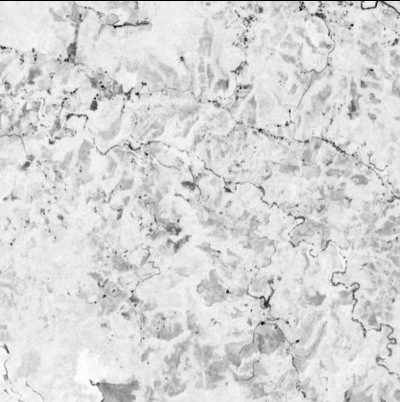
#> input picture Mapa_NDVI_Samanga_2026.tif, 400 x 402 px
$ python analyze_ndvi.py
#> lines starting #> are read from the running program, lines starting #| are printed output that depends on the picture
import numpy as np
from PIL import Image
import os

def analyze_ndvi(filepath):
#> called with filepath = 'Mapa_NDVI_Samanga_2026.tif'
    if not os.path.exists(filepath):
        print(f"File not found: {filepath}")
        return

    # Open image
    img = Image.open(filepath)
#> img is the input picture: PIL image 400x402 F; 0.25% of the values are NaN or infinite; the others: min 0.0491, max 0.955, mean 0.817
    data = np.array(img)

    # Basic info
    print(f"--- NDVI Analysis: {os.path.basename(filepath)} ---")
    print(f"Shape: {data.shape}")
#| Shape: (402, 400)
    print(f"Data Type: {data.dtype}")
#| Data Type: float32

    # Filter out nodata and NaNs
    # GEE exports often use specific nodata or NaNs for clouds/mask
    valid_data = data[~np.isnan(data)]
    valid_data = valid_data[valid_data != 0]

    if valid_data.size == 0:
        print("No valid data found in the image.")
        return

    min_val = np.nanmin(valid_data)
#> min_val = 0.0491
    max_val = np.nanmax(valid_data)
#> max_val = 0.955
    mean_val = np.nanmean(valid_data)
#> mean_val = 0.817
    std_val = np.nanstd(valid_data)
#> std_val = 0.0847

    print(f"Min: {min_val:.4f}")
#| Min: 0.0491
    print(f"Max: {max_val:.4f}")
#| Max: 0.9554
    print(f"Mean: {mean_val:.4f}")
#| Mean: 0.8174
    print(f"Std Dev: {std_val:.4f}")
#| Std Dev: 0.0847

    # Histogram/Classes
    # NDVI Categories:
    # < 0: Water/Snow
    # 0 - 0.2: Soil/Rocks
    # 0.2 - 0.5: Sparse vegetation
    # > 0.5: Dense vegetation/Forest

    water = np.sum(valid_data < 0) / valid_data.size * 100
#> water = 0
    soil = np.sum((valid_data >= 0) & (valid_data < 0.2)) / valid_data.size * 100
#> soil = 0.0175
    sparse = np.sum((valid_data >= 0.2) & (valid_data < 0.5)) / valid_data.size * 100
#> sparse = 0.963
    dense = np.sum(valid_data >= 0.5) / valid_data.size * 100
#> dense = 99.02

    print("\n--- Land Cover Estimation (NDVI based) ---")
    print(f"Water/Clouds/Shadows (<0): {water:.2f}%")
#| Water/Clouds/Shadows (<0): 0.00%
    print(f"Bare Soil/Urban (0 - 0.2): {soil:.2f}%")
#| Bare Soil/Urban (0 - 0.2): 0.02%
    print(f"Sparse Vegetation (0.2 - 0.5): {sparse:.2f}%")
#| Sparse Vegetation (0.2 - 0.5): 0.96%
    print(f"Dense Vegetation/Forest (>0.5): {dense:.2f}%")
#| Dense Vegetation/Forest (>0.5): 99.02%

    # Save a preview as PNG for the walkthrough
    # Normalize data for visualization (0-255)
    # Handle NaNs for visualization: replace with -1 (bottom of range)
    viz_data = np.nan_to_num(data, nan=-1.0)
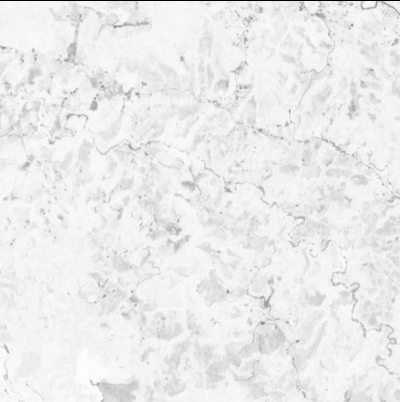
#> viz_data: shape (402, 400) float32; min -1, max 0.955, mean 0.813; drawn with min black and max white
    norm_data = ((viz_data + 1) / 2 * 255).astype(np.uint8)
    preview_img = Image.fromarray(norm_data)
    preview_path = filepath.replace('.tif', '_preview.png')
    preview_img.save(preview_path)
    print(f"\nPreview saved to: {preview_path}")

if __name__ == "__main__":
    analyze_ndvi("Mapa_NDVI_Samanga_2026.tif")
